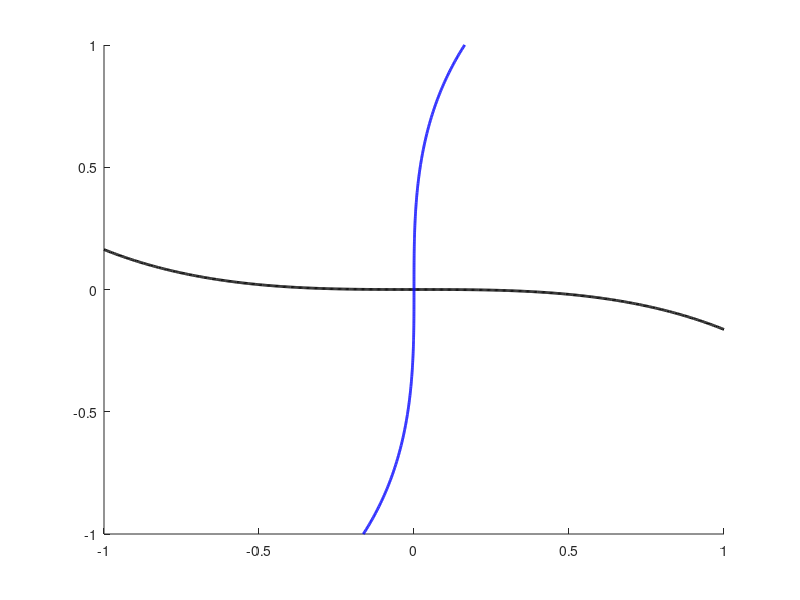

Reproduce this figure in MATLAB. (Note: this script raises an error after producing the figure.)
function Rons_Code()

%% Initialise and Declare Parameter Values

P.a = 0;
P.omega = 2*pi;

z = []; 
t = [];
x0 = 0.5;
y0 = 0.5;
z0 = [x0; y0];
t0 = 0;
tmax = 20;
C78 = C_data;

%% Plot Nullclines + Trajectories

xmesh = linspace(-1,1,700);
ymesh = linspace(-1,1,700);
[x, y] = meshgrid(xmesh,ymesh);

figure(1)
clf
hold on

% Plotting Nullclines
contour(x,y,xdot(x,y,P),[0 0],'k','linewidth',2);
contour(x,y,ydot(x,y,P),[0 0],'b','linewidth',2);

% Plotting Trajectory Starting at (0.05, 0.05)
[t,z] = ode23(@RHS, [t0:0.001:tmax], [0.05 0.05], [], P);

x = z(:,1);
y = z(:,2);

plot(x,y,'g-','LineWidth',1);
hold on

% Plotting Second Trajectory Starting at Initial Values (at the start of the code)
[t,z] = ode23(@RHS, [t0:0.001:tmax], z0, [], P);

x = z(:,1);
y = z(:,2);

plot(x,y,'r-','LineWidth',1);
legend('x-nullcline','y-nullcline','z0 = [0.05 0.05]','z0 = [0.5 0.5]');
hold on

%% Plotting x and y Over Time

figure(2)
clf
plot(t,x,'k-','linewidth',1);
xlim([0 20]);
ylim([-2 2]);
xlabel('t(ms)');
ylabel('x');
title(['x0 = ', num2str(x0),' y0 = ', num2str(y0),' a = ',num2str(P.a)]);
hold on

figure(3)
clf
plot(t,y,'k-','linewidth',1);
xlim([0 20]);
ylim([-2 2]);
xlabel('t(ms)');
ylabel('y');
title(['x0 = ', num2str(x0),' y0 = ', num2str(y0),' a = ',num2str(P.a)]);
hold on

%% Bifurcation Diagram

% Bifurcation For -1 < a < 1
a_range = linspace(-1,1,700);

x_array = [];
y_array = [];
a_array = [];

for a = a_range
    P.a = a;
    [t,z] = ode23(@RHS, [0 20], [0 1], [], P);

    stored_points = 50;
    finish = z(end-stored_points:end, :);

    x_array = [x_array; finish(:, 1)];
    y_array = [y_array; finish(:, 2)];
    a_array = [a_array; repmat(a, stored_points+1, 1)];

end

figure(4)
clf
plot(a_array, x_array,'.', MarkerSize=0.5);
title('Bifurcation Diagram');
hold on

%% Plotting the Structural Connectivity

figure(5)
clf
imagesc(C78);
colorbar;
title('Structural Connectivity between Brain Regions');
xlabel('Brain Area');
ylabel('Brain Area');

grid on;
axis square;

%% Re-Creating Graphs for Equations 5 and 6

x = 0.5*ones(length(C78),1);
y = 0.5*ones(length(C78),1);

P.beta = 50*ones(length(C78));
P.a = 0*ones(length(C78));
P.omega = 2*pi*ones(length(C78));
P.G = 0.05;
tstep = 6140;
dt = 1/100;
P.noise = normrnd(0,sqrt(dt),[1,length(C78)]);

[x_val,y_val,time_steps] = Euler(x,y,78,tstep);

% Plotting the Original Signal
figure(6)
clf
subplot(4,1,1)
plot(time_steps,x_val,LineWidth=1.5)
xlim([0 6000])
ylim([-2 2])
grid on
hold on

% Plotting the Upper Envelope on the Subplot (4,1,1)
[yupper,ylower] = envelope(x_val);
plot(time_steps, yupper, LineWidth=2);
legend('Original Signal','Upper Envelope')

%% Range Filtering [lower upper]

% Filtering the Original Signal through a 10-14Hz Band
filtered_x_val = bandpass(x_val, [10 14], 1000);

% Plotting the Filtered Signal (10-14Hz)
subplot(4,1,2)
plot(time_steps, filtered_x_val, LineWidth=1.5);
xlim([0 6000])
ylim([-2 2])
grid on
hold on

% Plotting the Upper Envelope on the Subplot (4,1,2)
[yupper,ylower] = envelope(filtered_x_val);
plot(time_steps, yupper, LineWidth=2);
legend('Original Signal Passed Through 10-14Hz Filtering','Upper Envelope')

%% Lowpass Filtering

% Lowpass Filtering the Original Signal (<0.2Hz)
filtered_x_val_2 = lowpass(x_val, 0.2, 1000);

% Plotting the Filtered Signal (<0.2Hz)
subplot(4,1,3)
plot(time_steps, filtered_x_val_2, LineWidth=1.5);
xlim([0 6000])
ylim([-2 2])
grid on
hold on

% Plotting the Upper Envelope on the Subplot (4,1,3)
[yupper,ylower] = envelope(filtered_x_val_2);
plot(time_steps, yupper, LineWidth=2);
legend('Lowpass Filtered Original Signal (<0.2Hz)','Upper Envelope')

%% Highpass Filtering

% Highpass Filtering the Original Signal (>200Hz)
filtered_x_val_3 = highpass(x_val, 200, 1000);

% Plotting the Filtered Signal (>200Hz)
subplot(4,1,4)
plot(time_steps, filtered_x_val_3, LineWidth=1.5);
xlim([0 6000])
ylim([-2 2])
grid on
hold on

% Plotting the Upper Envelope on the Subplot (4,1,4)
[yupper,ylower] = envelope(filtered_x_val_3);
plot(time_steps, yupper, LineWidth=2);
legend('Highpass Filtered Original Signal (>200Hz)','Upper Envelope')

%% System with Scalar Input

x=0.5;
y=0.5;
P.beta=0;
P.omega=2*pi;
P.G=0;
P.a=0;
C78=0;

tstep=614;
dt=1/100;

x_val=[x];
y_val=[y];
time_steps=[1];

for i=2:tstep

    P.noise = normrnd(0,sqrt(dt));

    time_steps=[time_steps;i];

    x = x + dxdt_c(x,y,1)*dt;
    y = y + dydt_c(x,y,1)*dt;

    x_val=[x_val;x];
    y_val=[y_val;y];

end

figure(7)
clf
plot(time_steps,x_val);
hold on;
plot(time_steps,y_val);
xlim([0 650]);

%% Bifurcation Diagram with Noise (UNCERTAIN IF THIS IS CORRECT)

% Creating Arrays for Noise
x_val_array = [];
a_array = [];

   for a = a_range
    x = 0.5*ones(length(C78),1);
    y = 0.5*ones(length(C78),1);
    P.beta = 5*ones(length(C78));
    P.a = a*ones(length(C78));
    P.omega = 2*pi*ones(length(C78));
    P.G = 0.05;
    tstep = 6140;
    dt = 1/100;
    Euler(x,y,1,tstep);

    stored_points = 50;
    finish = z(end-stored_points:end, :);

    x_val_array = [x_val_array; finish(:, 1)];
    a_array = [a_array; repmat(a, stored_points+1, 1)];

   end

% Copying Figure 4 onto Figure 8
fig4 = figure(4);
axes4 = findobj(fig4, 'Type', 'axes');
axesNoTitle = copyobj(axes4, fig4);
title4 = get(axesNoTitle, 'Title');
delete(title4);
fig8 = figure(8);
copyobj(axes4,fig8);
hold on

% Superimposing Noise on Figure 8
plot(a_array, x_val_array,'.', MarkerSize=0.5,Color='k');
title('Bifurcation Diagram with Noise');
hold on

%% Function Definitions
%% Xdot(X,Y,P)    
    function xdot = xdot(x,y,P)
        xdot = (P.a-x.^2-y.^2).*x-(P.omega.*y);
     end

%%  Ydot(X,Y,P)  
    function ydot = ydot(x,y,P)
        ydot = (P.a-x.^2-y.^2).*y+(P.omega.*x);
    end
%% SteadyState(y,P)    
    function SteadyState = SteadyState(y,P)
        x = z(1);
        y = z(2);
        SteadyState = [xdot(x,y,P);ydot(x,y,P)];
    end
    
%% RHS(t,z,P)    
    function RHS = RHS(t,z,P)
        x=z(1);
        y=z(2);
        RHS = [xdot(x,y,P);ydot(x,y,P)];
    end
%% C78
    function C78 = C_data
    data = load("C78.mat");
    C78 = data.C;
    end
%% Functions for Noise
% dxdt
    function out = dxdt_c(x,y,j)
       out = (P.a(j)-x(j).^2-y(j).^2).*x(j) - P.omega(j).*y(j) + P.G*C78(:,j).*(x-x(j)) + P.beta.*P.noise;
    end
% dydt
    function out = dydt_c(x,y,j)
        out = (P.a(j)-x(j).^2-y(j).^2).*y(j) + P.omega(j).*x(j) + P.G*C78(:,j).*(y-y(j)) + P.beta.*P.noise;
    end
% using entire C78
    function [x_val,y_val,time_steps] = Euler(x,y,j,tstep)
    
        time_steps=[1];

        if j>1
                
                x_val=x(j);
                y_val=y(j);
    
            for i=2:tstep
    
                time_steps=[time_steps;i];
    
                P.noise = normrnd(0,sqrt(dt),[1,length(C78)]);
    
                x = x(j) + dxdt_c(x,y,j)*dt;
                y = y(j) + dydt_c(x,y,j)*dt;
    
                x_val=[x_val;x(j)];
                y_val=[y_val;y(j)];
                
            end
        end
    end
end

 
